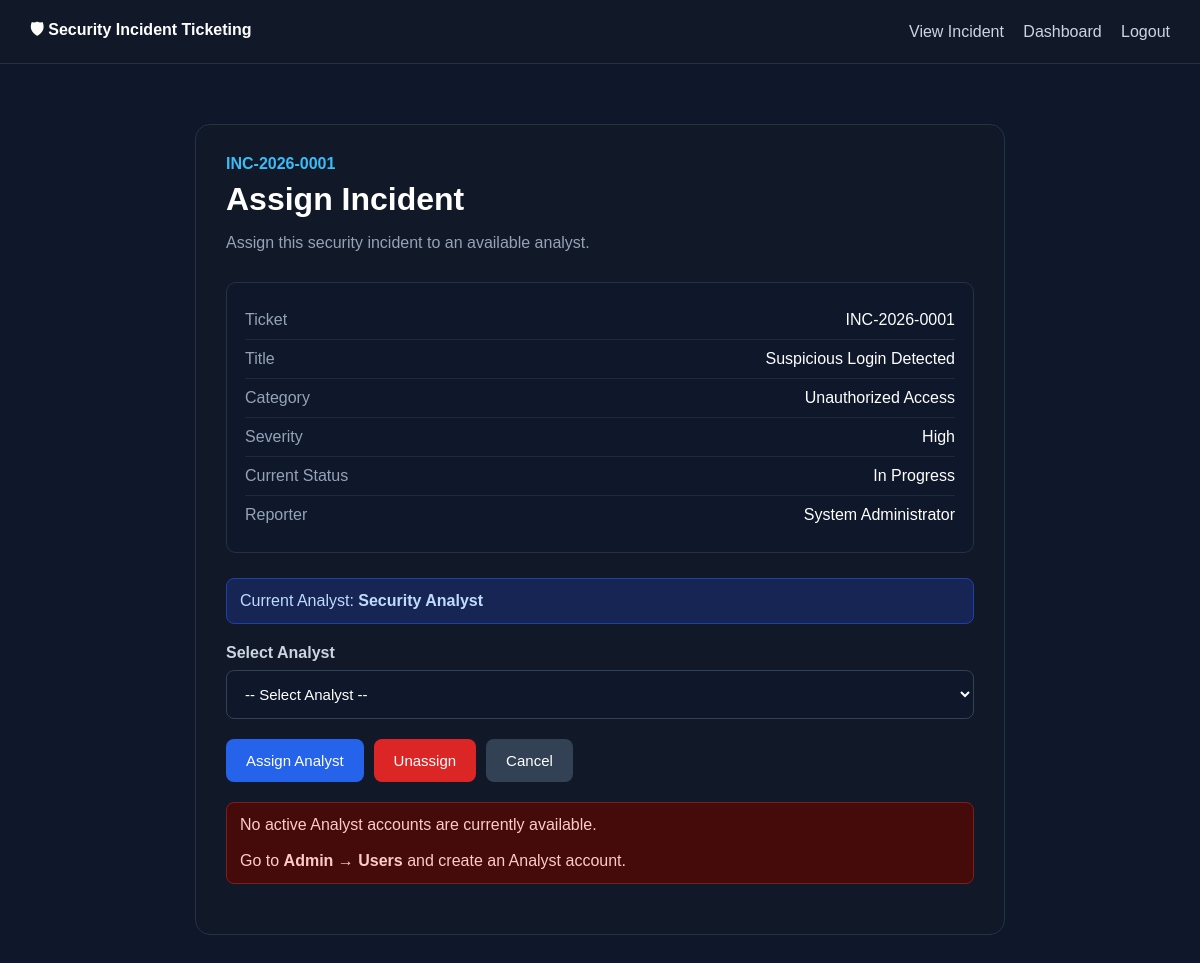
Page /incidents/assign.php?id=1 (signed in) on the committed database.
### tables this page shows
CREATE TABLE `incidents` (
  `id` int UNSIGNED NOT NULL,
  `ticket_number` varchar(30) NOT NULL,
  `title` varchar(255) NOT NULL,
  `description` text NOT NULL,
  `category_id` int UNSIGNED DEFAULT NULL,
  `severity` enum('low','medium','high','critical') NOT NULL DEFAULT 'low',
  `status` enum('open','in_progress','resolved','closed') NOT NULL DEFAULT 'open',
  `reported_by` int UNSIGNED NOT NULL,
  `assigned_to` int UNSIGNED DEFAULT NULL,
  `created_at` timestamp NULL DEFAULT CURRENT_TIMESTAMP,
  `updated_at` timestamp NULL DEFAULT CURRENT_TIMESTAMP ON UPDATE CURRENT_TIMESTAMP
);

CREATE TABLE `incident_categories` (
  `id` int UNSIGNED NOT NULL,
  `name` varchar(100) NOT NULL,
  `description` text,
  `created_at` timestamp NULL DEFAULT CURRENT_TIMESTAMP
);

CREATE TABLE `users` (
  `id` int UNSIGNED NOT NULL,
  `name` varchar(100) NOT NULL,
  `email` varchar(150) NOT NULL,
  `password` varchar(255) NOT NULL,
  `role` enum('admin','analyst','user') NOT NULL DEFAULT 'user',
  `status` enum('active','inactive') NOT NULL DEFAULT 'active',
  `created_at` timestamp NULL DEFAULT CURRENT_TIMESTAMP
);

### config/security.php (called while the page is built, shortened)
<?php
function e(?string $value): string
{
    return htmlspecialchars(
        $value ?? '',
        ENT_QUOTES,
        'UTF-8'
    );
}

### incidents/assign.php (the view, shortened to what this page needs)
<?php
require_once __DIR__ . '/../config/database.php';
require_once __DIR__ . '/../config/security.php';
$incidentId = (int)($_GET['id'] ?? $_POST['incident_id'] ?? 0);
$stmt = $pdo->prepare(
    "SELECT
        i.*,
        c.name AS category_name,
        u.name AS reporter_name,
        analyst.name AS analyst_name
     FROM incidents i
     LEFT JOIN incident_categories c
        ON i.category_id = c.id
     LEFT JOIN users u
        ON i.reported_by = u.id
     LEFT JOIN users analyst
        ON i.assigned_to = analyst.id
     WHERE i.id = ?
     LIMIT 1"
);
$stmt->execute([$incidentId]);
$incident = $stmt->fetch();
$analystStmt = $pdo->query(
    "SELECT id, name, email
     FROM users
     WHERE role = 'analyst'
       AND status = 'active'
     ORDER BY name ASC"
);
$analysts = $analystStmt->fetchAll();
?>
<!DOCTYPE html>
<html lang="en">
<head>
</head>
<body>
<div class="navbar">
    <strong>
        🛡 Security Incident Ticketing
    </strong>
    <div>
        <a href="view.php?id=<?= e(
            (string)$incidentId
        ) ?>">
            View Incident
        </a>
        <a href="../admin/dashboard.php">
            Dashboard
        </a>
        <a href="../auth/logout.php">
            Logout
        </a>
    </div>
</div>
<div class="container">
    <div class="card">
        <div class="ticket">
            <?= e(
                $incident['ticket_number']
            ) ?>
        </div>
        <h1>
            Assign Incident
        </h1>
        <p class="subtitle">
            Assign this security incident
            to an available analyst.
        </p>
        <div class="incident-info">
            <div class="info-row">
                <div class="label">
                    Ticket
                </div>
                <div class="value">
                    <?= e(
                        $incident['ticket_number']
                    ) ?>
                </div>
            </div>
            <div class="info-row">
                <div class="label">
                    Title
                </div>
                <div class="value">
                    <?= e(
                        $incident['title']
                    ) ?>
                </div>
            </div>
            <div class="info-row">
                <div class="label">
                    Category
                </div>
                <div class="value">
                    <?= e(
                        $incident['category_name']
                        ?? 'N/A'
                    ) ?>
                </div>
            </div>
            <div class="info-row">
                <div class="label">
                    Severity
                </div>
                <div class="value">
                    <?= e(
                        ucfirst(
                            $incident['severity']
                        )
                    ) ?>
                </div>
            </div>
            <div class="info-row">
                <div class="label">
                    Current Status
                </div>
                <div class="value">
                    <?= e(
                        ucwords(
                            str_replace(
                                '_',
                                ' ',
                                $incident['status']
                            )
                        )
                    ) ?>
                </div>
            </div>
            <div class="info-row">
                <div class="label">
                    Reporter
                </div>
                <div class="value">
                    <?= e(
                        $incident['reporter_name']
                        ?? 'N/A'
                    ) ?>
                </div>
            </div>
        </div>
        <div class="current">
            Current Analyst:
            <strong>
                <?= e(
                    $incident['analyst_name']
                    ?? 'Not Assigned'
                ) ?>
            </strong>
        </div>
        <form method="POST">
            <div class="form-group">
                <label>
                    Select Analyst
                </label>
                <select
                    name="analyst_id"
                    required
                >
                    <option value="">
                        -- Select Analyst --
                    </option>
                </select>
            </div>
            <div class="actions">
                <button type="submit">
                    Assign Analyst
                </button>
                <?php if (
                    !empty(
                        $incident['assigned_to']
                    )
                ): ?>
                    <button
                        type="submit"
                        name="analyst_id"
                        value="0"
                        class="btn-danger"
                        onclick="return confirm(
                            'Are you sure you want to unassign this analyst?'
                        );"
                    >
                        Unassign
                    </button>
                <?php endif; ?>
                <a
                    href="view.php?id=<?= e(
                        (string)$incidentId
                    ) ?>"
                    class="btn btn-secondary"
                >
                    Cancel
                </a>
            </div>
        </form>
        <?php if (!$analysts): ?>
            <div
                class="error"
                style="margin-top:20px;"
            >
                No active Analyst accounts are
                currently available.
                <br><br>
                Go to
                <strong>
                    Admin → Users
                </strong>
                and create an Analyst account.
            </div>
        <?php endif; ?>
    </div>
</div>
</body>
</html>

### incidents/assign.php (style rules this page uses)
* { box-sizing: border-box; }
body { margin: 0; font-family: Arial, sans-serif; background: #0f172a; color: white; }
.navbar { background: #111827; border-bottom: 1px solid #263244; padding: 18px 30px; display: flex; justify-content: space-between; align-items: center; }
.navbar a { color: #cbd5e1; text-decoration: none; margin-left: 15px; }
.container { max-width: 850px; margin: 40px auto; padding: 20px; }
.card { background: #111827; border: 1px solid #263244; border-radius: 15px; padding: 30px; }
.ticket { color: #38bdf8; font-weight: 700; margin-bottom: 8px; }
h1 { margin: 0 0 10px; }
.subtitle { color: #94a3b8; margin-bottom: 30px; }
.incident-info { background: #0f172a; border: 1px solid #263244; border-radius: 10px; padding: 18px; margin-bottom: 25px; }
.info-row { display: flex; justify-content: space-between; gap: 20px; padding: 10px 0; border-bottom: 1px solid #1e293b; }
.info-row:last-child { border-bottom: none; }
.label { color: #94a3b8; }
.value { text-align: right; }
.form-group { margin-bottom: 20px; }
label { display: block; margin-bottom: 8px; color: #cbd5e1; font-weight: 600; }
select { width: 100%; padding: 14px; border-radius: 8px; border: 1px solid #334155; background: #0f172a; color: white; font-size: 15px; }
button, .btn { display: inline-block; padding: 13px 20px; border: none; border-radius: 8px; color: white; background: #2563eb; text-decoration: none; cursor: pointer; font-size: 15px; }
.btn-danger { background: #dc2626; }
.btn-secondary { background: #334155; }
.actions { display: flex; gap: 10px; flex-wrap: wrap; }
.error { background: #450a0a; border: 1px solid #7f1d1d; color: #fecaca; padding: 13px; border-radius: 8px; margin-bottom: 20px; }
.current { background: #172554; border: 1px solid #1e40af; color: #bfdbfe; padding: 13px; border-radius: 8px; margin-bottom: 20px; }

### rows in the picture
incidents: ticket_number "INC-2026-0001", title "Suspicious Login Detected", category.name "Unauthorized Access", severity "High", status "In Progress", reported_by.name "System Administrator", assigned_to.name "Security Analyst"
